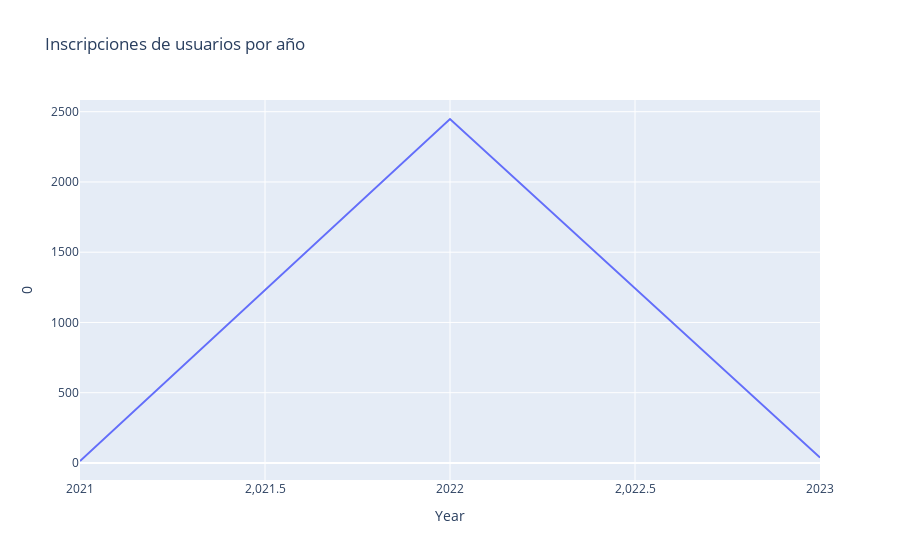

The cell this chart's notebook holds for it:
### Code cell
df['Join Date'] = pd.to_datetime(df['Join Date'])
df['Year'] = df['Join Date'].dt.year
fig_line = px.line(df.groupby('Year').size().reset_index(), x='Year', y=0, title='Inscripciones de usuarios por año')
fig_line.show()

### Figure 1 — Plotly figure (JSON) as saved in the notebook; plotly's stock layout.template omitted (floating-point values rounded to 4 significant figures)
{"data": [{"hovertemplate": "Year=%{x}<br>0=%{y}<extra></extra>", "legendgroup": "", "line": {"color": "#636efa", "dash": "solid"}, "marker": {"symbol": "circle"}, "mode": "lines", "name": "", "orientation": "v", "showlegend": false, "type": "scatter", "x": [2021, 2022, 2023], "xaxis": "x", "y": [14, 2448, 38], "yaxis": "y"}], "layout": {"legend": {"tracegroupgap": 0}, "title": {"text": "Inscripciones de usuarios por año"}, "xaxis": {"anchor": "y", "domain": [0, 1], "title": {"text": "Year"}}, "yaxis": {"anchor": "x", "domain": [0, 1], "title": {"text": "0"}}}}
